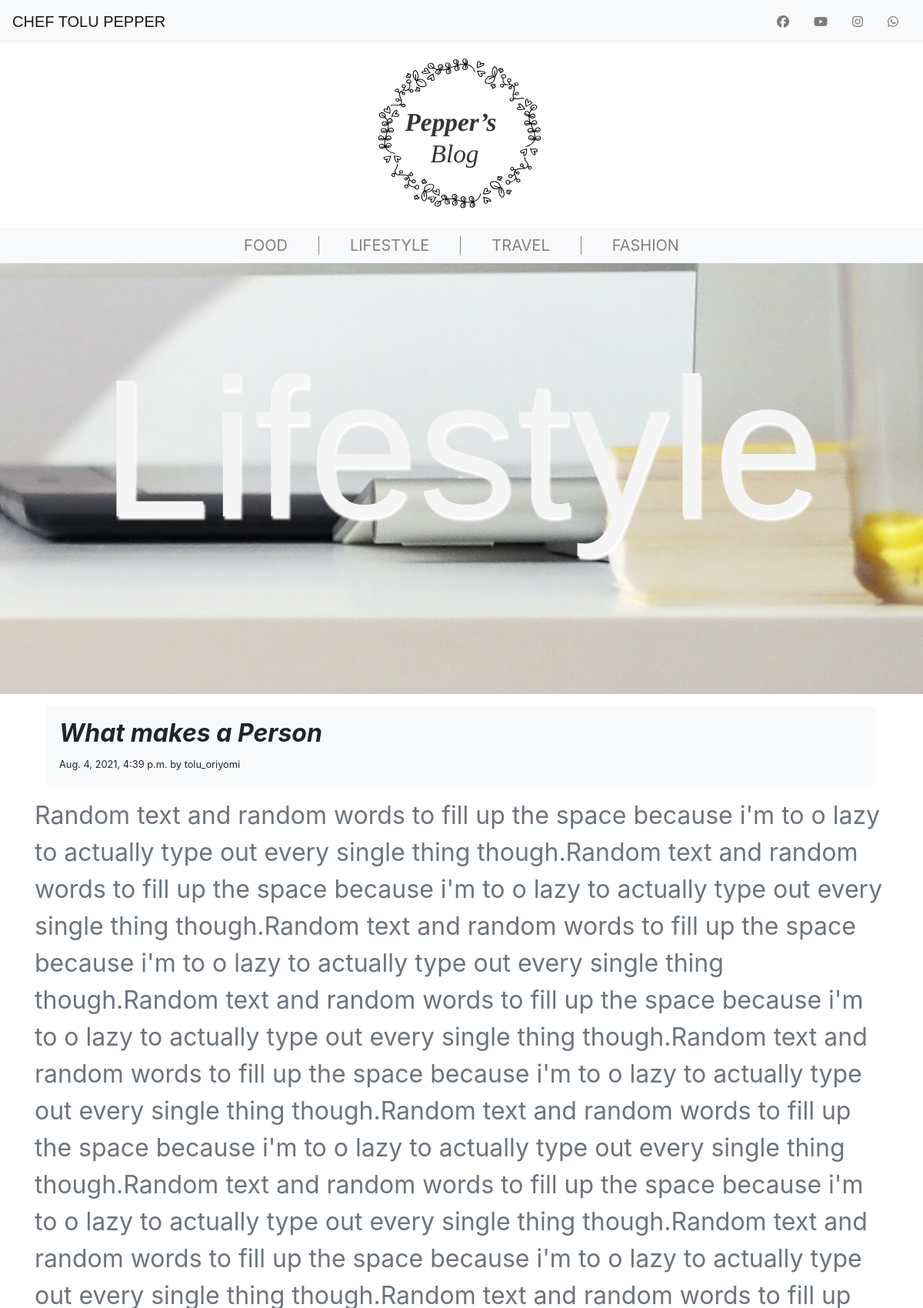
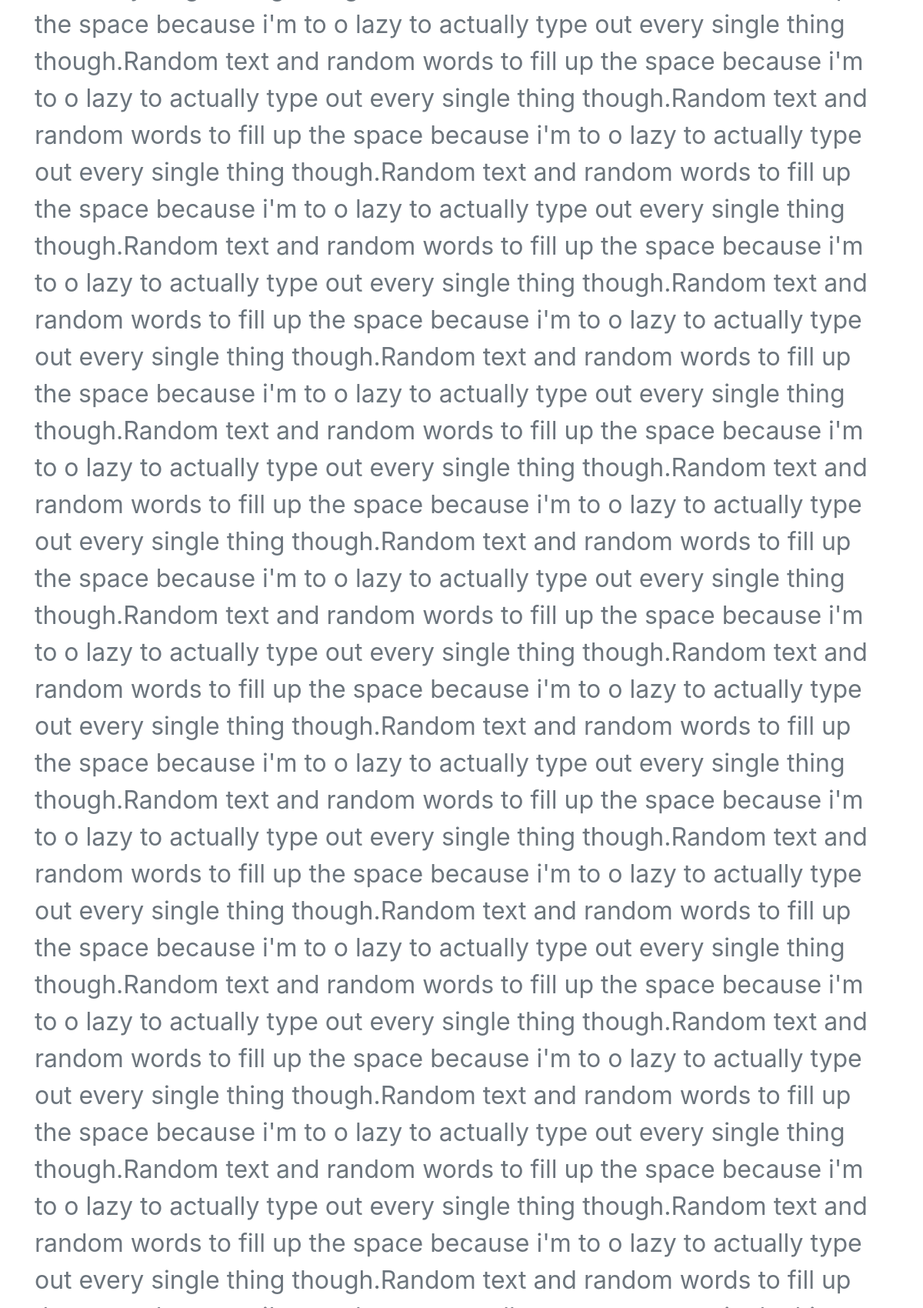
Screenshot of /recents/what-makes-a-person/ (upper part) with the database file from the repository (2 pictures, top to bottom).
### mainblog/models.py (models this page shows, shortened)
class Category(models.Model):
    name = models.CharField(max_length = 20, verbose_name="category_name")

class Post(models.Model):
    title = models.CharField(max_length=150, verbose_name='Title')
    author = models.ForeignKey(User, on_delete=models.CASCADE, verbose_name='author')
    descr = models.CharField(max_length=200, verbose_name='Description')
    body = models.TextField(verbose_name='Post Body')
    pub_date = models.DateTimeField(auto_now_add=True)
    post_type = models.TextChoices('post_type','Food Travel Lifestyle Fashion')
    category = models.CharField(max_length=20, choices=post_type.choices, default='Food')
    slug = models.SlugField(default="my-post-name", max_length=200)

### mainblog/views.py (the view)
# urls.py: path('recents/<slug:slug>/', PostDetail.as_view() ,name='detailpost'),
class PostDetail(generic.DetailView):
    model = Post
    template_name = 'mainblog/postdetail.html'
    def get_context_data(self, **kwargs):
        context = super().get_context_data(**kwargs)
        context["form"] = CommentForm
        post = Post.objects.get(slug=self.kwargs['slug'])
        context["comments"] = Comment.objects.filter(post=post)
        context["category"] = Category.objects.get(name=post.category)
        return context

### mainblog/templates/mainblog/postdetail.html (shortened to what this page needs)
{% extends 'base-post.html' %}
{% block content %}
    <div class="m-3 p-3 br-2 bg-light">
        <h2 class="font-weight-bold font-italic post-title">{{ post.title }}</h2>
        <small>{{ post.pub_date }} by {{ post.author }}</small>
    </div>
    <section class=''>
        <p class="text-muted" style="font-size:4vh;">{{ post.body }}</p>
    </section>
        <br>
    </div>
{% endblock %}

### mainblog/templates/base-post.html (shortened to what this page needs)
<!DOCTYPE html>
<html lang="en">
    <head>
        {% load static %}
        <link rel="stylesheet" href="{% static 'mainblog/styles.css' %}">
        <link rel="stylesheet" href="path/to/font-awesome/css/font-awesome.min.css">
        <link rel="stylesheet" href="https://stackpath.bootstrapcdn.com/bootstrap/4.4.1/css/bootstrap.min.css">
    </head>
    <body>
        <div class='navbar navbar-expand navbar-light bg-light '>
            <a class='navbar-brand header-name' href="{% url 'mainblog:index' %}">CHEF TOLU PEPPER</a>
                <nav class="navbar-nav ml-auto socials">
                    <li class='nav-item col px-md-2'><a href="#" class='nav-link fab fa-facebook'></a></li>
                    <li class='nav-item col px-md-2'><a href="#" class='nav-link fab fa-youtube'></a></li>
                    <li class='nav-item col px-md-2'><a href="#" class='nav-link fab fa-instagram'></a></li>
                    <li class='nav-item col px-md-2'><a href="#" class='nav-link fab fa-whatsapp'></a></li>
                </nav>
            </div>
        <div>
            <div class='brand-logo'></div>
        </div>
        <div class="navbar navbar-expand-lg navbar-light bg-light">
            <div class="collapse navbar-collapse" id="navbarmenu">
                <ul class='navbar-nav mx-auto'>
                    <li class='nav-item'><a href="{% url 'mainblog:category' 'Food' %}" class="unique-link m-link">FOOD</a></li>
                    <li class='nav-item'><a href="{% url 'mainblog:category' 'Lifestyle' %}" class="custom-link m-link">LIFESTYLE</a></li>
                    <li class='nav-item'><a href="{% url 'mainblog:category' 'Travel' %}" class="custom-link m-link">TRAVEL</a></li>
                    <li class='nav-item'><a href="{% url 'mainblog:category' 'Fashion' %}" class="custom-link m-link">FASHION</a></li>
                </ul>
            </div>
        </div>
        {% if category.name == 'Lifestyle' %}
            <div class="w-100"  style="background-image:url('{% static 'mainblog/images/lifestyle.jpg' %}'); height:70vh; background-position:bottom right; background-attachment: fixed;">
                <p class="category-name">{{ category.name }}</p>
            </div>
        {% elif category.name == 'Food' %}
            <div class="w-100"  style="background-image:url('{% static 'mainblog/images/Food.jpg' %}'); height:70vh; background-position:center right; background-attachment: fixed;">
                <p class="category-name">{{ category.name }}</p>
            </div>
        {% elif category.name == 'Travel' %}
            <div class="w-100"  style="background-image:url('{% static 'mainblog/images/TravelB.jpg' %}'); height:70vh; background-position:center; background-attachment: fixed;">
                <p class="category-name">{{ category.name }}</p>
            </div>
        {% else%}
            <div class="w-100"  style="background-image:url('{% static 'mainblog/images/about.jpg' %}'); height:70vh; background-position:center; background-attachment: fixed;">
                <p class="category-name">{{ category.name }}</p>
            </div>
        {% endif %}
    <div class="container">
        {% block content %}{% endblock %}
    </body>
</html>

### mainblog/static/mainblog/styles.css (style rules this page uses)
* { padding:0; margin:0; }
body { font-family: -apple-system, BlinkMacSystemFont, 'Segoe UI', Roboto, Oxygen, Ubuntu, Cantarell, 'Open Sans', 'Helvetica Neue', sans-serif; }
.brand-logo { height: 240px; width: 80%; margin: auto; background-image: url('./images/blog_logo.svg'); background-repeat: no-repeat; background-position: center; background-size: contain; }
.header-name { font-family:'Franklin Gothic Medium', 'Arial Narrow', Arial, sans-serif; }
.category-name { font-size: 16pc; font-family: sans-serif; text-align: center; padding-top: 6vh; color: whitesmoke; text-shadow: 2px 4px 3px rgb(255, 255, 255); }
.custom-link { color: grey; font-size: 20px; border-left: 1px solid gray; padding:0 40px; transition: all 0.7s ease-in; }
.unique-link { color: grey; font-size: 20px; padding:0 40px; transition: all 0.7s ease-in; }

### rows the page displays
Category: name "Lifestyle"
Post: title "What makes a Person", pub_date "Aug. 4, 2021, 4:39 p.m.", author "tolu_oriyomi"
